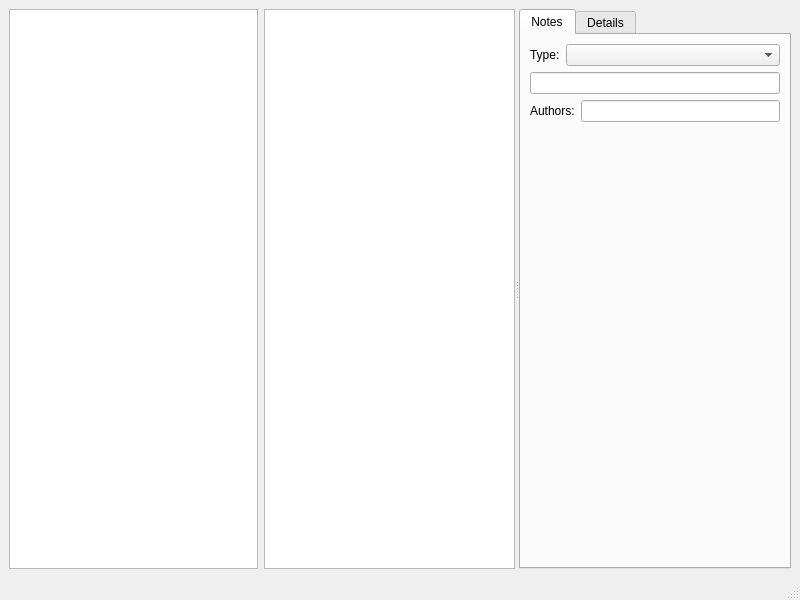
<?xml version="1.0" encoding="UTF-8"?>
<ui version="4.0">
 <class>MainWindow</class>
 <widget class="QMainWindow" name="MainWindow">
  <property name="geometry">
   <rect>
    <x>0</x>
    <y>0</y>
    <width>800</width>
    <height>600</height>
   </rect>
  </property>
  <property name="windowTitle">
   <string>MainWindow</string>
  </property>
  <widget class="QWidget" name="centralwidget">
   <layout class="QHBoxLayout" name="horizontalLayout">
    <item>
     <widget class="QTreeView" name="library_tree_view"/>
    </item>
    <item>
     <widget class="QSplitter" name="splitter">
      <property name="orientation">
       <enum>Qt::Horizontal</enum>
      </property>
      <widget class="QTableView" name="library_table_view"/>
      <widget class="QTabWidget" name="item_tab_widget">
       <property name="currentIndex">
        <number>0</number>
       </property>
       <widget class="QWidget" name="notes_tab">
        <attribute name="title">
         <string>Notes</string>
        </attribute>
        <layout class="QVBoxLayout" name="verticalLayout">
         <item>
          <layout class="QHBoxLayout" name="horizontalLayout_2">
           <item>
            <widget class="QLabel" name="type_label">
             <property name="text">
              <string>Type:</string>
             </property>
             <property name="buddy">
              <cstring>type_combo_box</cstring>
             </property>
            </widget>
           </item>
           <item>
            <widget class="QComboBox" name="type_combo_box">
             <property name="sizePolicy">
              <sizepolicy hsizetype="Expanding" vsizetype="Fixed">
               <horstretch>0</horstretch>
               <verstretch>0</verstretch>
              </sizepolicy>
             </property>
            </widget>
           </item>
          </layout>
         </item>
         <item>
          <widget class="QLineEdit" name="title_line_edit"/>
         </item>
         <item>
          <layout class="QHBoxLayout" name="horizontalLayout_3">
           <item>
            <widget class="QLabel" name="authors_label">
             <property name="text">
              <string>Authors:</string>
             </property>
             <property name="buddy">
              <cstring>authors_line_edit</cstring>
             </property>
            </widget>
           </item>
           <item>
            <widget class="QLineEdit" name="authors_line_edit"/>
           </item>
          </layout>
         </item>
         <item>
          <spacer name="verticalSpacer">
           <property name="orientation">
            <enum>Qt::Vertical</enum>
           </property>
           <property name="sizeHint" stdset="0">
            <size>
             <width>20</width>
             <height>40</height>
            </size>
           </property>
          </spacer>
         </item>
        </layout>
       </widget>
       <widget class="QWidget" name="details_tab">
        <attribute name="title">
         <string>Details</string>
        </attribute>
        <layout class="QVBoxLayout" name="verticalLayout_2">
         <item>
          <widget class="QLabel" name="notes_label">
           <property name="text">
            <string>Notes:</string>
           </property>
          </widget>
         </item>
         <item>
          <widget class="QTextEdit" name="notes_text_edit"/>
         </item>
         <item>
          <spacer name="verticalSpacer_2">
           <property name="orientation">
            <enum>Qt::Vertical</enum>
           </property>
           <property name="sizeHint" stdset="0">
            <size>
             <width>20</width>
             <height>40</height>
            </size>
           </property>
          </spacer>
         </item>
        </layout>
        <zorder>notes_text_edit</zorder>
        <zorder>notes_label</zorder>
        <zorder>verticalSpacer_2</zorder>
       </widget>
      </widget>
     </widget>
    </item>
   </layout>
  </widget>
  <widget class="QMenuBar" name="menubar">
   <property name="geometry">
    <rect>
     <x>0</x>
     <y>0</y>
     <width>800</width>
     <height>21</height>
    </rect>
   </property>
  </widget>
  <widget class="QStatusBar" name="statusbar"/>
 </widget>
 <resources/>
 <connections/>
</ui>
